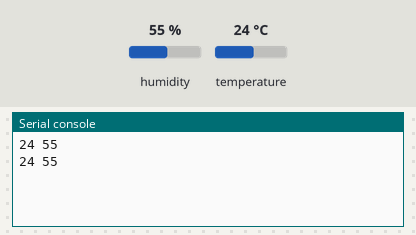
The program below on a simulated ESP32 board running MicroPython. Shown: the last lines printed to the serial console. The inputs (shaded band) are chosen by the test bench; at power-on: humidity 55 %, temperature 24 °C.

Above: at 1.2 s.
1.3 s: humidity set to 22 %
At 2.6 s:
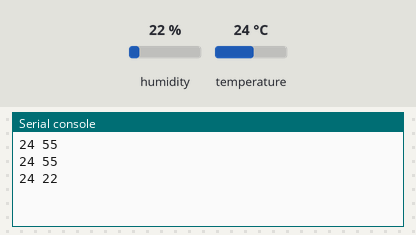
2.8 s: temperature set to 12 °C
At 3.6 s:
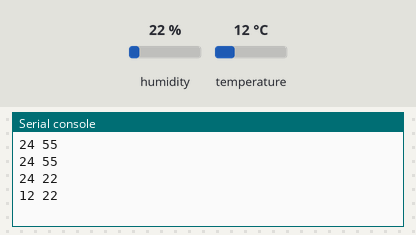
4.3 s: humidity set to 40 %
At 5.6 s:
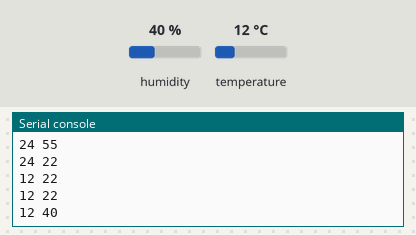
Timing chart, 0 to 7.3 s (numbered marks = the images above; inputs shaded):
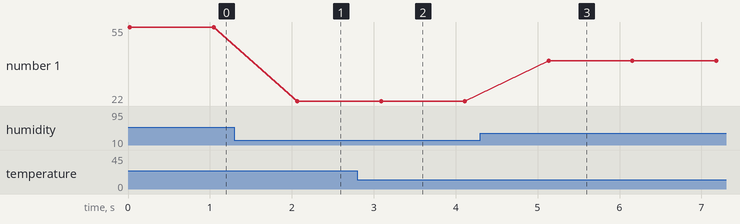

Measured:
- after the input at 1.3 s, the serial console: prints a new line after 0.77 s (image 1)
- after the input at 2.8 s, the serial console: prints a new line after 0.29 s (image 2)
- after the input at 4.3 s, the serial console: prints a new line after 0.83 s (image 3)
- plotted number 1: 55 → 22 after the input at 1.3 s, 22 → 40 after the input at 4.3 s

The program:

DHP11.py
```python
'''
DHT11 Sensor

Temperature and Humidity Sensor

save the file as main.py
'''
from machine import Pin
from dht import DHT11
from time import sleep

# let's choose GPIO PIN 15
data_pin = 15


while True:
    s = DHT11(Pin(data_pin))

    s.measure()

    print(s.temperature(), s.humidity())

    # sleep for 1 sec
    sleep(1)
```
